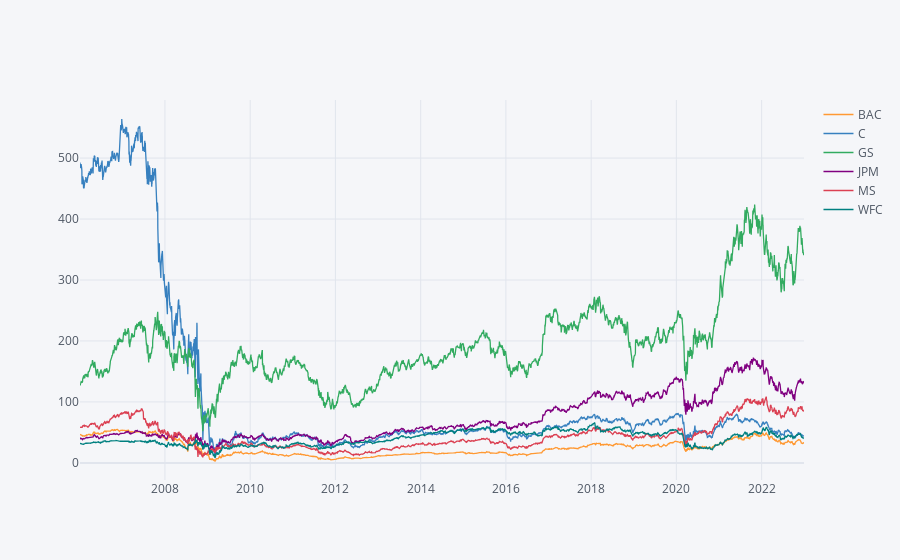

The notebook cell saved with this chart:
### Code cell
#Using Iplot Plotly
Bank_Stocks.xs(key='Close',axis=1,level='Stock Info').iplot()

### Figure 1 — Plotly figure (JSON) as saved in the notebook; plotly's stock layout.template omitted (floating-point values rounded to 4 significant figures; data arrays with more than 128 entries replaced by an {"elided": "..."} marker saying what was removed)
{"data": [{"line": {"color": "rgba(255, 153, 51, 1.0)", "dash": "solid", "shape": "linear", "width": 1.3}, "mode": "lines", "name": "BAC", "text": "", "type": "scatter", "x": {"elided": "4279 str values"}, "y": {"elided": "4279 float values"}}, {"line": {"color": "rgba(55, 128, 191, 1.0)", "dash": "solid", "shape": "linear", "width": 1.3}, "mode": "lines", "name": "C", "text": "", "type": "scatter", "x": {"elided": "4279 str values"}, "y": {"elided": "4279 float values"}}, {"line": {"color": "rgba(50, 171, 96, 1.0)", "dash": "solid", "shape": "linear", "width": 1.3}, "mode": "lines", "name": "GS", "text": "", "type": "scatter", "x": {"elided": "4279 str values"}, "y": {"elided": "4279 float values"}}, {"line": {"color": "rgba(128, 0, 128, 1.0)", "dash": "solid", "shape": "linear", "width": 1.3}, "mode": "lines", "name": "JPM", "text": "", "type": "scatter", "x": {"elided": "4279 str values"}, "y": {"elided": "4279 float values"}}, {"line": {"color": "rgba(219, 64, 82, 1.0)", "dash": "solid", "shape": "linear", "width": 1.3}, "mode": "lines", "name": "MS", "text": "", "type": "scatter", "x": {"elided": "4279 str values"}, "y": {"elided": "4279 float values"}}, {"line": {"color": "rgba(0, 128, 128, 1.0)", "dash": "solid", "shape": "linear", "width": 1.3}, "mode": "lines", "name": "WFC", "text": "", "type": "scatter", "x": {"elided": "4279 str values"}, "y": {"elided": "4279 float values"}}], "layout": {"legend": {"bgcolor": "#F5F6F9", "font": {"color": "#4D5663"}}, "paper_bgcolor": "#F5F6F9", "plot_bgcolor": "#F5F6F9", "title": {"font": {"color": "#4D5663"}}, "xaxis": {"gridcolor": "#E1E5ED", "showgrid": true, "tickfont": {"color": "#4D5663"}, "title": {"font": {"color": "#4D5663"}, "text": ""}, "zerolinecolor": "#E1E5ED"}, "yaxis": {"gridcolor": "#E1E5ED", "showgrid": true, "tickfont": {"color": "#4D5663"}, "title": {"font": {"color": "#4D5663"}, "text": ""}, "zerolinecolor": "#E1E5ED"}}}
